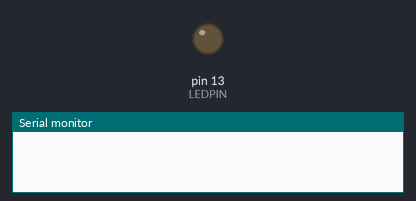
Simulated run of this sketch. Board: Arduino Uno, built with avr-gcc and run on an emulated ATmega328P. Parts: output pins drawn as LEDs (lit = HIGH), the last lines printed to the serial monitor.

Above: at 1.0 s.
At 3.0 s:
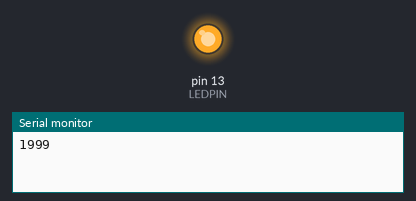
Timing chart, 0 to 5.2 s (numbered marks = the images above):
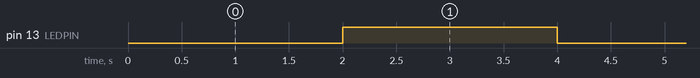

The sketch:

step03.ino
```cpp
#define LEDPIN 13
#define TIMERINIT (65535 - 2*15625) // For use with 16-bit Timer1
unsigned long myTime_previous = 0;
unsigned long myTime_after;
byte state = LOW;
void setup() {
 Serial.begin(9600);
 pinMode(LEDPIN, OUTPUT);
 noInterrupts();
 // Set values of Timer/Counter Control Registers for Timer1
 TCCR1A = 0;
 TCCR1B = bit(CS12) | bit(CS10); // Prescaler set to 1024 =>
 // 16 MHz clk divided by 1024
 TIMSK1 |= bit(TOIE1); // enable overflow interrupt
 // by setting on the corresponding bit at the
 // Timer/Counter Interrupt Mask Register
// when timer overflows,
// an interrupt is generated
 TCNT1 = TIMERINIT; // initialize counter
 interrupts();
}
void loop() {
 digitalWrite(LEDPIN, state);
 }

ISR(TIMER1_OVF_vect) {
 state = !state;
 TCNT1 = TIMERINIT; // start again from value TIMERINIT
 myTime_after = millis();
 Serial.println(myTime_after - myTime_previous);
 myTime_previous = myTime_after;
 myTime_after = millis();
}
```

Measured:
- by itself, pin 13 (LEDPIN): alternates HIGH for 2.0 s and LOW for 2.0 s
